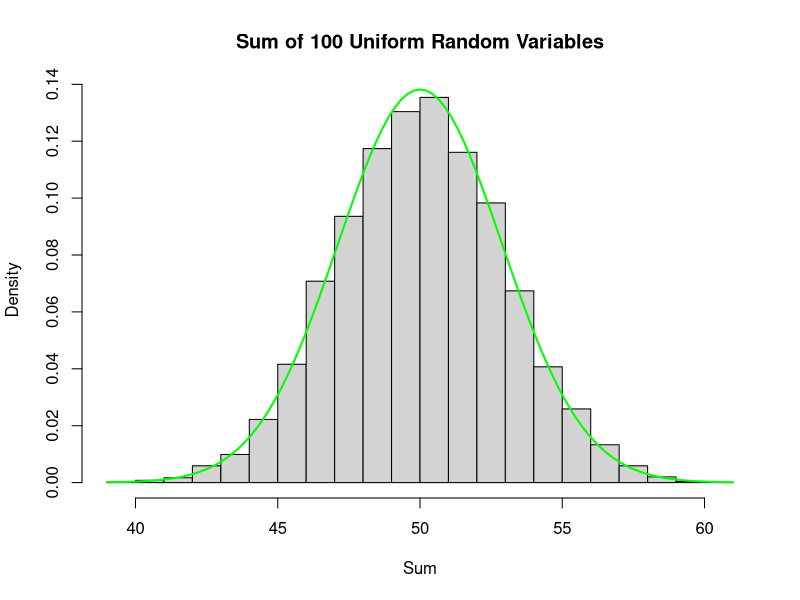
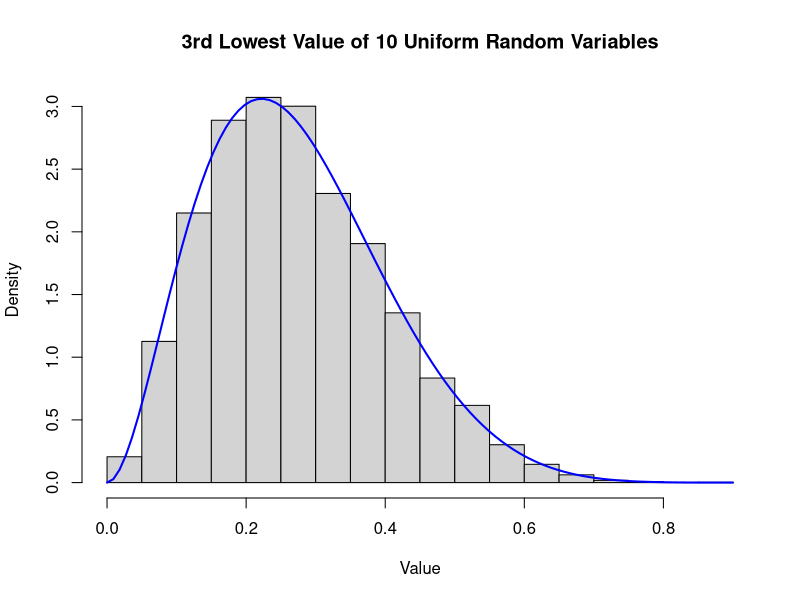
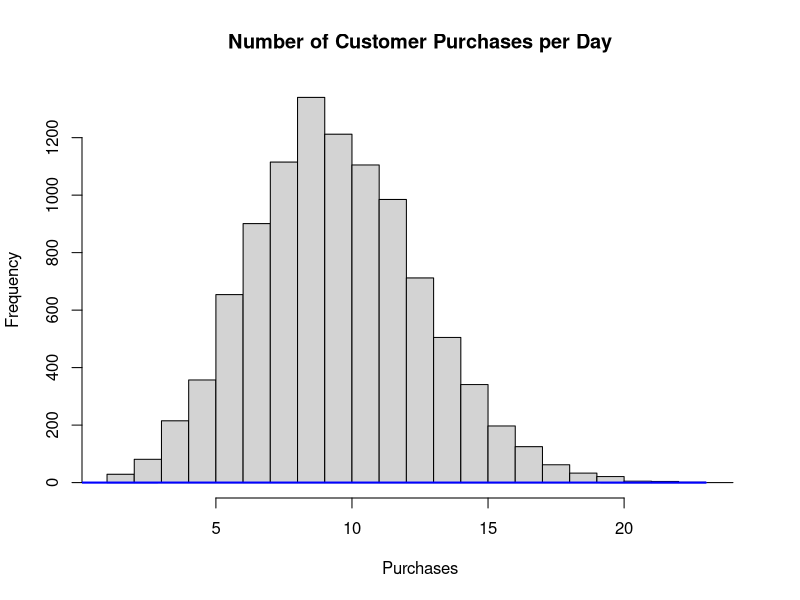
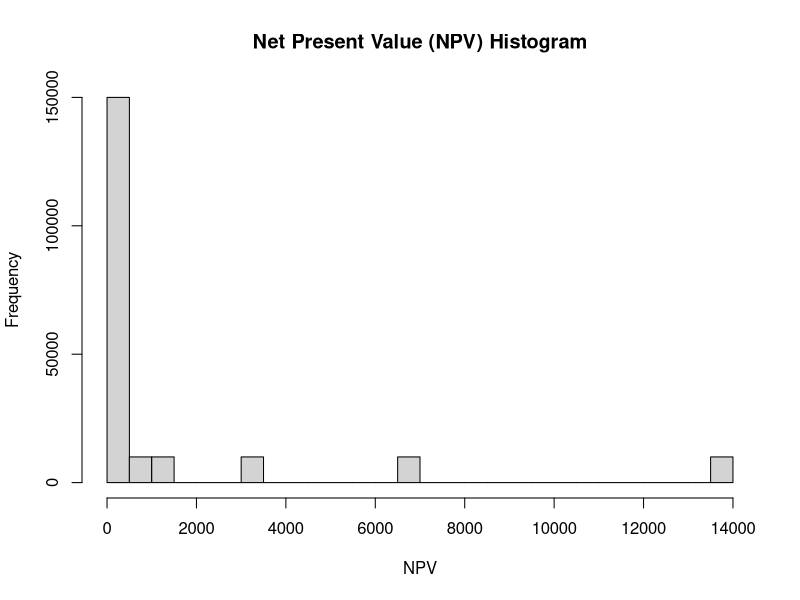
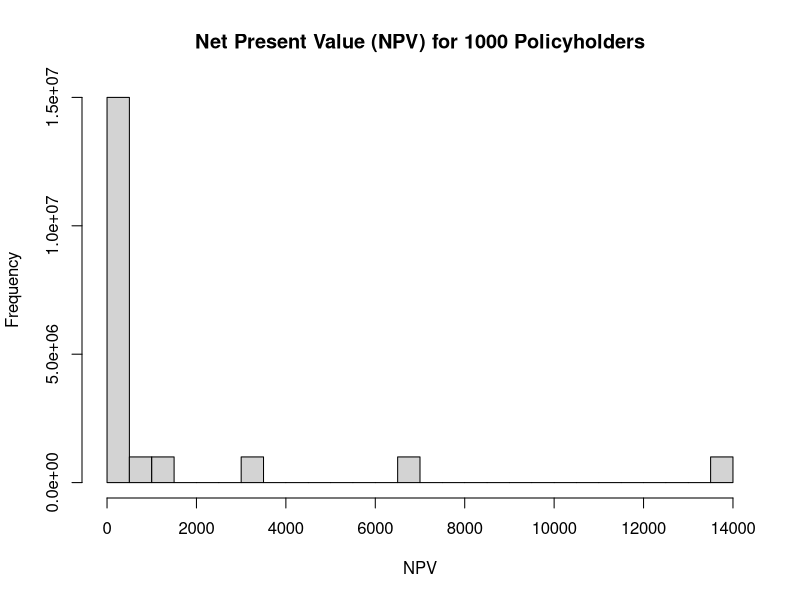

These charts were generated, in order, by the following R code:
## ---- chunk 1
knitr::opts_chunk$set(echo = TRUE)
## ---- chunk 2
num_trials <- 10000
sample_size <- 100

set.seed(100) 
sums <- replicate(num_trials, sum(runif(sample_size, 0, 1)))

mean_sums <- mean(sums)
sd_sums <- sd(sums)

# i)
hist(sums, breaks = 30, probability = TRUE, main = "Sum of 100 Uniform Random Variables",
     xlab = "Sum", ylab = "Density")

# ii)
curve(dnorm(x, mean = sample_size * 0.5, sd = sqrt(sample_size * 1/12)),
      col = "Green", lwd = 2, add = TRUE)

# iii)
cat("The Mean of simulation is", mean_sums, "\n")
cat("The Standard deviation of simulation is", sd_sums, "\n")

## ---- chunk 3
num_trials <- 10000
sample_size <- 10
k <- 3

set.seed(101)  
third_lowest <- replicate(num_trials, sort(runif(sample_size, 0, 1))[k])

mean_third_lowest <- mean(third_lowest)
sd_third_lowest <- sd(third_lowest)

# i)
hist(third_lowest, breaks = 30, probability = TRUE, main = "3rd Lowest Value of 10 Uniform Random Variables",
     xlab = "Value", ylab = "Density")

# ii)
curve(dbeta(x, shape1 = k, shape2 = sample_size + 1 - k), col = "blue", lwd = 2, add = TRUE)

# iii)
cat("The Mean of simulation is", mean_third_lowest, "\n")
cat("The Standard deviation of simulation is", sd_third_lowest, "\n")

## ---- chunk 4
num_trials <- 10000
rate <- 10  

set.seed(101)
purchases_per_day <- replicate(num_trials, rpois(1, rate))

hist(purchases_per_day, breaks = seq(min(purchases_per_day), max(purchases_per_day) + 1, by = 1),
     main = "Number of Customer Purchases per Day", xlab = "Purchases", ylab = "Frequency")

# Poisson Distribution with λ=10
x <- 0:max(purchases_per_day)
lines(x, dpois(x, rate), col = "blue", lwd = 2)



## ---- chunk 5
set.seed(103)
num_trials <- 10000
shape <- 4.5
scale <- 39
term <- 20
monthly_payment <- 115
death_benefit <- 1000000
lapsing_prob <- 0.003
discount_rate <- 0.065
initial_cost <- monthly_payment * 12 * term


npv_values <- replicate(num_trials, {
  cash_flows <- initial_cost
  for (i in 1:term * 12) {
    prob_death <- 1 - pweibull(i, shape, scale)
    cash_flows <- cash_flows + monthly_payment * (1 - lapsing_prob) * (1 - prob_death)
    if (runif(1) < prob_death && cash_flows > death_benefit) {
      cash_flows <- cash_flows - death_benefit
    }
  }
  cash_flows / (1 + discount_rate)^(1:term*12)
})

# a) 
hist(npv_values, breaks = 30, main = "Net Present Value (NPV) Histogram",
     xlab = "NPV", ylab = "Frequency")

# b)
mean_npv <- mean(npv_values)
sd_npv <- sd(npv_values)
cat("The Mean NPV is", mean_npv, "\n")
cat("The Standard Deviation of NPV is", sd_npv, "\n")

# c) 
ci_95 <- quantile(npv_values, c(0.025, 0.975))
cat("The 95% Confidence Interval for Mean NPV is", ci_95, "\n")

# d) 
desired_half_width <- 200

iterations_for_99_ci <- ceiling(qnorm(0.995) * sd_npv / desired_half_width)^2
cat("The number of Iterations for 99% CI with $200 Half-Width is", iterations_for_99_ci, "\n")

# e) NPV at 90% and 99% Confidence
npv_90_percent <- quantile(npv_values, 0.1)
npv_99_percent <- quantile(npv_values, 0.01)
cat("The NPV at 90% Confidence is", npv_90_percent, "\n")
cat("The NPV at 99% Confidence is", npv_99_percent, "\n")

# Now with the assumption of having 1,000 policyholders
set.seed(104)
num_trials <- 1000
shape <- 4.5
scale <- 39
term <- 20
monthly_payment <- 115
death_benefit <- 1000000
lapsing_prob <- 0.003
discount_rate <- 0.065
initial_cost <- monthly_payment * 12 * term

npv_values_all_policyholders <- list()

for (j in 1:num_trials) {
  npv_values <- replicate(num_trials, {
    cash_flows <- initial_cost
    for (i in 1:term * 12) {
      prob_death <- 1 - pweibull(i, shape, scale)
      cash_flows <- cash_flows + monthly_payment * (1 - lapsing_prob) * (1 - prob_death)
      if (runif(1) < prob_death && cash_flows > death_benefit) {
        cash_flows <- cash_flows - death_benefit
      }
    }
    cash_flows / (1 + discount_rate)^(1:term*12)
  })
  npv_values_all_policyholders[[j]] <- npv_values
}

all_npv_values <- unlist(npv_values_all_policyholders)

# a)
hist(all_npv_values, breaks = 30, main = "Net Present Value (NPV) for 1000 Policyholders",
     xlab = "NPV", ylab = "Frequency")

# b) 
mean_npv_all <- mean(all_npv_values)
sd_npv_all <- sd(all_npv_values)
cat("The Mean NPV for 1000 Policyholders is", mean_npv_all, "\n")
cat("The Standard Deviation of NPV for 1000 Policyholders is", sd_npv_all, "\n")

# c)
ci_95_all <- quantile(all_npv_values, c(0.025, 0.975))
cat("The 95% Confidence Interval for Mean NPV of 1000 Policyholders is", ci_95_all, "\n")

# d) 
iterations_for_99_ci_all <- ceiling(qnorm(0.995) * sd_npv_all / desired_half_width)^2
cat("The number of Iterations for 99% CI with $200 Half-Width for 1000 Policyholders is", iterations_for_99_ci_all, "\n")

# e) NPV at 90% and 99% Confidence
npv_90_percent_all <- quantile(all_npv_values, 0.1)
npv_99_percent_all <- quantile(all_npv_values, 0.01)
cat("The NPV at 90% Confidence for 1000 Policyholders is", npv_90_percent_all, "\n")
cat("The NPV at 99% Confidence for 1000 Policyholders is", npv_99_percent_all, "\n")


